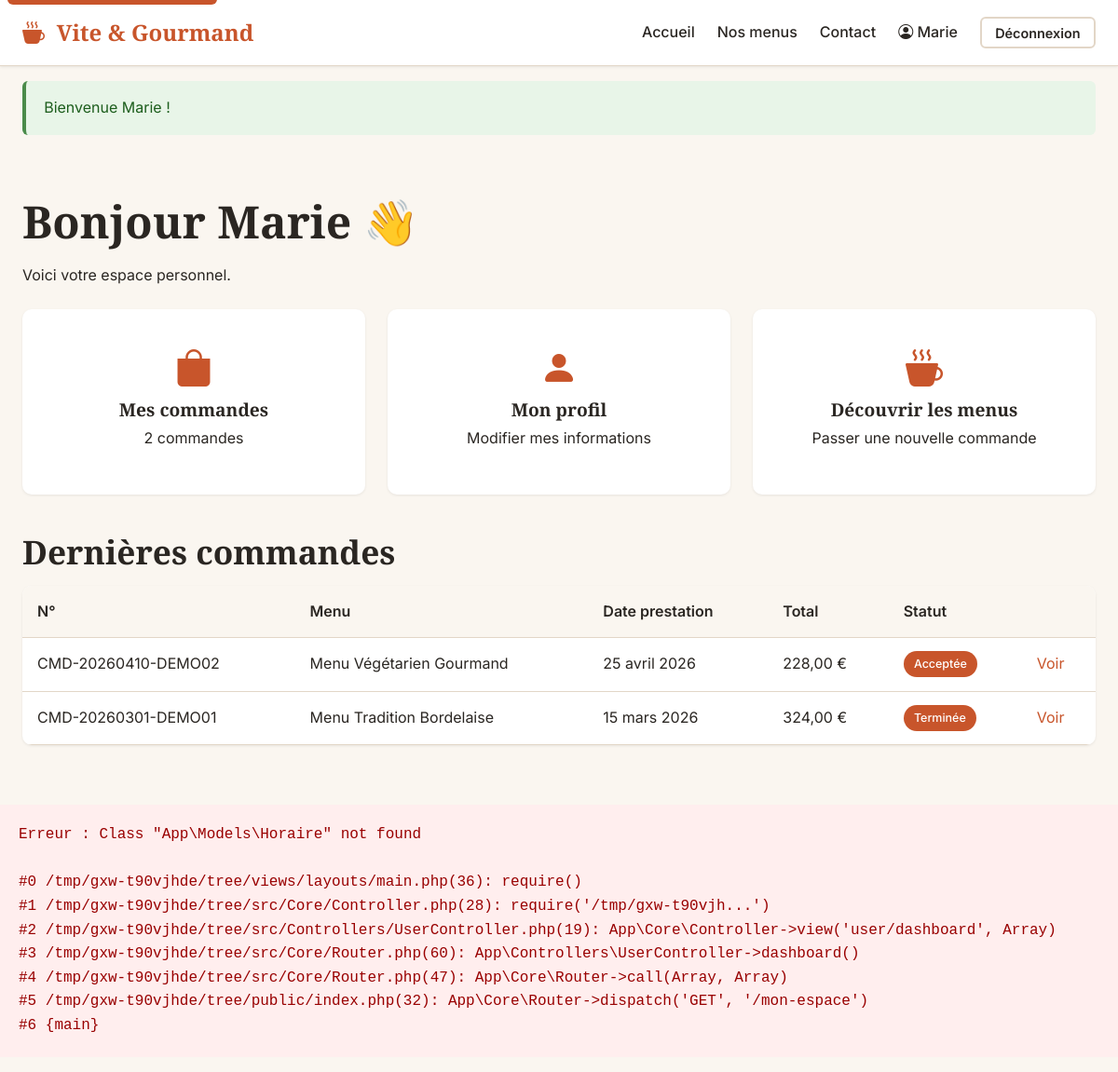
The page /mon-espace (signed in) on the database its author committed.
### tables this page shows
CREATE TABLE commande (
    numero_commande      VARCHAR(50)  PRIMARY KEY,
    utilisateur_id       INT          NOT NULL,
    menu_id              INT          NOT NULL,
    date_commande        DATETIME     NOT NULL DEFAULT CURRENT_TIMESTAMP,
    date_prestation      DATE         NOT NULL,
    heure_livraison      TIME         NOT NULL,
    adresse_livraison    VARCHAR(255) NOT NULL,
    ville_livraison      VARCHAR(80)  NOT NULL,
    distance_km          DECIMAL(6,2) NOT NULL DEFAULT 0,
    nombre_personne      INT          NOT NULL,
    prix_menu            DECIMAL(10,2) NOT NULL,
    prix_livraison       DECIMAL(10,2) NOT NULL DEFAULT 0,
    reduction            DECIMAL(10,2) NOT NULL DEFAULT 0,
    prix_total           DECIMAL(10,2) NOT NULL,
    statut               VARCHAR(50)  NOT NULL DEFAULT 'en_attente',
    pret_materiel        BOOLEAN      NOT NULL DEFAULT FALSE,
    restitution_materiel BOOLEAN      NOT NULL DEFAULT FALSE,
    motif_annulation     TEXT         DEFAULT NULL,
    mode_contact         VARCHAR(50)  DEFAULT NULL,
    FOREIGN KEY (utilisateur_id) REFERENCES utilisateur(utilisateur_id),
    FOREIGN KEY (menu_id)        REFERENCES menu(menu_id),
    INDEX idx_statut (statut),
    INDEX idx_user (utilisateur_id),
    INDEX idx_menu (menu_id)
);

CREATE TABLE menu (
    menu_id                 INT AUTO_INCREMENT PRIMARY KEY,
    titre                   VARCHAR(150)   NOT NULL,
    description             TEXT           NOT NULL,
    nombre_personne_minimum INT            NOT NULL,
    prix_par_personne       DECIMAL(10, 2) NOT NULL,
    conditions_menu         TEXT           DEFAULT NULL,
    quantite_restante       INT            NOT NULL DEFAULT 0,
    theme_id                INT            NOT NULL,
    regime_id               INT            NOT NULL,
    actif                   BOOLEAN        NOT NULL DEFAULT TRUE,
    created_at              TIMESTAMP      NOT NULL DEFAULT CURRENT_TIMESTAMP,
    FOREIGN KEY (theme_id)  REFERENCES theme(theme_id),
    FOREIGN KEY (regime_id) REFERENCES regime(regime_id),
    INDEX idx_theme (theme_id),
    INDEX idx_regime (regime_id)
);

### src/Controllers/UserController.php (called while the page is built, shortened)
<?php
final class UserController extends Controller
{
    public function dashboard(): void
    {
        $commandes = CommandeRepository::findByUser((int) Auth::id());
        $this->view('user/dashboard', [
            'pageTitle'  => 'Mon espace',
            'commandes'  => $commandes,
            'nbCommandes'=> count($commandes),
        ]);
    }
}

### src/Core/Auth.php (called while the page is built, shortened)
<?php
final class Auth
{
    public static function user(): ?array
    {
        return $_SESSION['user'] ?? null;
    }
}

### src/Core/Security.php (called while the page is built, shortened)
<?php
final class Security
{
    public static function escape(?string $value): string
    {
        return htmlspecialchars($value ?? '', ENT_QUOTES | ENT_HTML5, 'UTF-8');
    }
}

### src/Helpers/functions.php (called while the page is built, shortened)
<?php
if (!function_exists('e')) {
    function e(?string $value): string
    {
        return Security::escape($value);
    }
}
if (!function_exists('format_date_fr')) {
    function format_date_fr(string $date): string
    {
        $months = ['janvier','février','mars','avril','mai','juin','juillet','août','septembre','octobre','novembre','décembre'];
        $ts = strtotime($date);
        return (int) date('j', $ts) . ' ' . $months[(int) date('n', $ts) - 1] . ' ' . date('Y', $ts);
    }
}
if (!function_exists('format_prix')) {
    function format_prix(float $montant): string
    {
        return number_format($montant, 2, ',', ' ') . ' €';
    }
}
if (!function_exists('format_statut')) {
    function format_statut(string $statut): string
    {
        $map = [
            'en_attente'                => 'En attente',
            'accepte'                   => 'Acceptée',
            'en_preparation'            => 'En préparation',
            'en_cours_de_livraison'     => 'En cours de livraison',
            'livre'                     => 'Livrée',
            'en_attente_retour_materiel'=> 'En attente du retour de matériel',
            'terminee'                  => 'Terminée',
            'annulee'                   => 'Annulée',
        ];
        return $map[$statut] ?? ucfirst(str_replace('_', ' ', $statut));
    }
}

### src/Repositories/CommandeRepository.php (called while the page is built, shortened)
<?php
final class CommandeRepository
{
    public static function findByUser(int $userId): array
    {
        $pdo = Database::getInstance();
        $stmt = $pdo->prepare('
            SELECT c.*, m.titre AS menu_titre
            FROM commande c
            INNER JOIN menu m ON c.menu_id = m.menu_id
            WHERE c.utilisateur_id = :uid
            ORDER BY c.date_commande DESC
        ');
        $stmt->execute([':uid' => $userId]);
        return $stmt->fetchAll();
    }
}

### views/user/dashboard.php (the view)
<?php  use App\Core\Auth; $u = Auth::user(); ?>
<section class="section">
    <div class="container">
        <h1>Bonjour <?= e($u['prenom']) ?> 👋</h1>
        <p>Voici votre espace personnel.</p>
        <div class="grid grid-3 mt-4">
            <a href="/mon-espace/commandes" class="dashboard-card">
                <i class="bi bi-bag-fill" aria-hidden="true"></i>
                <h2>Mes commandes</h2>
                <p><?= $nbCommandes ?> commande<?= $nbCommandes > 1 ? 's' : '' ?></p>
            </a>
            <a href="/mon-espace/profil" class="dashboard-card">
                <i class="bi bi-person-fill" aria-hidden="true"></i>
                <h2>Mon profil</h2>
                <p>Modifier mes informations</p>
            </a>
            <a href="/menus" class="dashboard-card">
                <i class="bi bi-cup-hot-fill" aria-hidden="true"></i>
                <h2>Découvrir les menus</h2>
                <p>Passer une nouvelle commande</p>
            </a>
        </div>
        <?php if (!empty($commandes)): ?>
            <h2 class="mt-5">Dernières commandes</h2>
            <div class="table-wrapper">
                <table class="table">
                    <thead>
                        <tr>
                            <th>N°</th><th>Menu</th><th>Date prestation</th><th>Total</th><th>Statut</th><th></th>
                        </tr>
                    </thead>
                    <tbody>
                        <?php foreach (array_slice($commandes, 0, 5) as $c): ?>
                            <tr>
                                <td><?= e($c['numero_commande']) ?></td>
                                <td><?= e($c['menu_titre']) ?></td>
                                <td><?= e(format_date_fr($c['date_prestation'])) ?></td>
                                <td><?= format_prix((float) $c['prix_total']) ?></td>
                                <td><span class="badge"><?= e(format_statut($c['statut'])) ?></span></td>
                                <td><a href="/mon-espace/commandes/<?= urlencode($c['numero_commande']) ?>">Voir</a></td>
                            </tr>
                        <?php endforeach; ?>
                    </tbody>
                </table>
            </div>
        <?php endif; ?>
    </div>
</section>

### src/Core/Router.php (shortened to what this page needs)
<?php
final class Router
{
    private array $routes = [
        'GET'    => [],
        'POST'   => [],
        'PUT'    => [],
        'DELETE' => [],
    ];
    private function add(string $method, string $path, callable|array $handler): void
    {
        $this->routes[$method][$path] = $handler;
    }
    public function dispatch(string $method, string $uri): void
    {
        $uri = parse_url($uri, PHP_URL_PATH) ?: '/';
        $uri = rtrim($uri, '/') ?: '/';
        foreach ($this->routes[$method] ?? [] as $path => $handler) {
            $pattern = preg_replace('#\{([a-zA-Z_]+)\}#', '(?P<$1>[^/]+)', $path);
            $pattern = '#^' . $pattern . '$#';
            if (preg_match($pattern, $uri, $matches)) {
                $params = array_filter($matches, 'is_string', ARRAY_FILTER_USE_KEY);
                $this->call($handler, $params);
                return;
            }
        }
    }
    private function call(callable|array $handler, array $params): void
    {
        if (is_array($handler) && count($handler) === 2) {
            [$class, $method] = $handler;
            $instance = new $class();
            $instance->$method(...array_values($params));
            return;
        }
    }
}

### public/css/app.css (style rules this page uses)
:root { --color-primary: #C8552B; --color-primary-dark: #A03F1E; --color-secondary: #6E8B5C; --color-secondary-dark: #556C47; --color-accent: #E5C26F; --color-bg: #FAF6F0; --color-bg-dark: #2A2622; --color-text: #2A2622; --color-text-light: #6B5E54; --color-border: #E2D6C7; --color-success: #4A8B4A; --color-error: #C0392B; --color-warning: #D9A441; --color-info: #4A7AA9; --shadow-sm: 0 1px 3px rgba(0,0,0,0.08); --shadow-md: 0 4px 12px rgba(0,0,0,0.10); --shadow-lg: 0 10px 30px rgba(0,0,0,0.15); --radius-sm: 6px; --radius: 10px; --radius-lg: 16px; --font-title: 'Playfair Display', Georgia, serif; --font-body: 'Inter', system-ui, -apple-system, Segoe UI, Roboto, sans-serif; --container: 1200px; --container-narrow: 720px; }
*, *::before, *::after { box-sizing: border-box; }
html { scroll-behavior: smooth; }
body { margin: 0; font-family: var(--font-body); color: var(--color-text); background: var(--color-bg); line-height: 1.6; font-size: 16px; }
h1, h2, h3, h4 { font-family: var(--font-title); margin: 0 0 1rem; line-height: 1.2; }
h1 { font-size: clamp(2rem, 4vw, 3rem); }
h2 { font-size: clamp(1.5rem, 3vw, 2.2rem); margin-top: 2rem; }
p { margin: 0 0 1rem; }
a { color: var(--color-primary); text-decoration: none; transition: color .2s; }
.container { max-width: var(--container); margin: 0 auto; padding: 0 1.5rem; }
.section { padding: 3rem 0; }
.mt-4 { margin-top: 1.5rem; }
.mt-5 { margin-top: 2.5rem; }
.grid { display: grid; gap: 1.5rem; }
.grid-3 { grid-template-columns: repeat(auto-fit, minmax(280px, 1fr)); }
.feature-card, .menu-card, .avis-card, .dashboard-card { background: #fff; border-radius: var(--radius); padding: 1.8rem; box-shadow: var(--shadow-sm); transition: transform .2s, box-shadow .2s; }
.badge { display: inline-block; padding: 0.25rem 0.7rem; background: var(--color-primary); color: #fff; border-radius: 999px; font-size: 0.78rem; font-weight: 500; }
.table-wrapper { overflow-x: auto; background: #fff; border-radius: var(--radius); box-shadow: var(--shadow-sm); }
.table { width: 100%; border-collapse: collapse; }
.table th, .table td { padding: 0.9rem 1rem; text-align: left; border-bottom: 1px solid var(--color-border); }
.table th { background: var(--color-bg); font-weight: 600; }
.dashboard-card { text-decoration: none; color: var(--color-text); text-align: center; padding: 2rem; }
.dashboard-card i { font-size: 2.5rem; color: var(--color-primary); margin-bottom: 0.8rem; }
.dashboard-card h2 { margin: 0 0 0.4rem; font-size: 1.2rem; }

### rows shown on the page
commande: numero_commande "CMD-20260410-DEMO02", menu.titre "Menu Végétarien Gourmand", date_prestation "25 avril 2026", prix_total "228,00 €", statut "Acceptée"
commande: numero_commande "CMD-20260301-DEMO01", menu.titre "Menu Tradition Bordelaise", date_prestation "15 mars 2026", prix_total "324,00 €", statut "Terminée"

### other values the page prints
$e->getMessage() "Class \"App\\Models\\Horaire\" not found"
